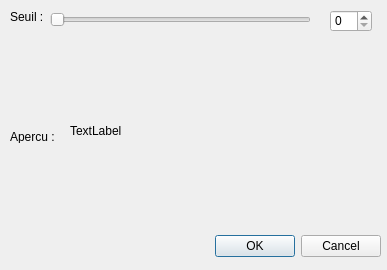
<?xml version="1.0" encoding="UTF-8"?>
<ui version="4.0">
 <class>DialogThresholdSimple</class>
 <widget class="QDialog" name="DialogThresholdSimple">
  <property name="geometry">
   <rect>
    <x>0</x>
    <y>0</y>
    <width>387</width>
    <height>270</height>
   </rect>
  </property>
  <property name="windowTitle">
   <string>Seuillage simple</string>
  </property>
  <widget class="QDialogButtonBox" name="buttonBox">
   <property name="geometry">
    <rect>
     <x>40</x>
     <y>230</y>
     <width>341</width>
     <height>32</height>
    </rect>
   </property>
   <property name="orientation">
    <enum>Qt::Horizontal</enum>
   </property>
   <property name="standardButtons">
    <set>QDialogButtonBox::Cancel|QDialogButtonBox::Ok</set>
   </property>
  </widget>
  <widget class="QSlider" name="seuilSlider">
   <property name="geometry">
    <rect>
     <x>50</x>
     <y>10</y>
     <width>261</width>
     <height>19</height>
    </rect>
   </property>
   <property name="maximum">
    <number>255</number>
   </property>
   <property name="orientation">
    <enum>Qt::Horizontal</enum>
   </property>
  </widget>
  <widget class="QLabel" name="label">
   <property name="geometry">
    <rect>
     <x>10</x>
     <y>10</y>
     <width>46</width>
     <height>13</height>
    </rect>
   </property>
   <property name="focusPolicy">
    <enum>Qt::NoFocus</enum>
   </property>
   <property name="text">
    <string>Seuil :</string>
   </property>
  </widget>
  <widget class="QLabel" name="label_2">
   <property name="geometry">
    <rect>
     <x>10</x>
     <y>130</y>
     <width>46</width>
     <height>13</height>
    </rect>
   </property>
   <property name="text">
    <string>Apercu :</string>
   </property>
  </widget>
  <widget class="QSpinBox" name="seuilBox">
   <property name="geometry">
    <rect>
     <x>330</x>
     <y>10</y>
     <width>42</width>
     <height>22</height>
    </rect>
   </property>
   <property name="maximum">
    <number>255</number>
   </property>
  </widget>
  <widget class="QLabel" name="apercu">
   <property name="geometry">
    <rect>
     <x>70</x>
     <y>50</y>
     <width>151</width>
     <height>161</height>
    </rect>
   </property>
   <property name="text">
    <string>TextLabel</string>
   </property>
  </widget>
 </widget>
 <resources/>
 <connections>
  <connection>
   <sender>buttonBox</sender>
   <signal>accepted()</signal>
   <receiver>DialogThresholdSimple</receiver>
   <slot>accept()</slot>
   <hints>
    <hint type="sourcelabel">
     <x>248</x>
     <y>254</y>
    </hint>
    <hint type="destinationlabel">
     <x>157</x>
     <y>274</y>
    </hint>
   </hints>
  </connection>
  <connection>
   <sender>buttonBox</sender>
   <signal>rejected()</signal>
   <receiver>DialogThresholdSimple</receiver>
   <slot>reject()</slot>
   <hints>
    <hint type="sourcelabel">
     <x>316</x>
     <y>260</y>
    </hint>
    <hint type="destinationlabel">
     <x>286</x>
     <y>274</y>
    </hint>
   </hints>
  </connection>
 </connections>
</ui>
